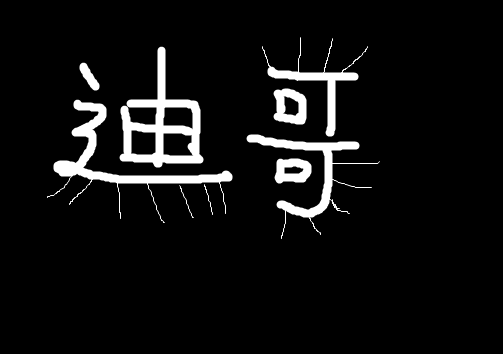
#> input picture media/dige.png, 503 x 354 px
$ python '开运算和闭运算.py'
#> lines starting #> are read from the running program, lines starting #| are printed output that depends on the picture
import cv2
import numpy as np


img = cv2.imread("../media/dige.png")
#> img is the input picture: shape (354, 503, 3); min 0, max 255, mean 15.9
kernel = np.ones((3, 3), np.uint8)

# 开运算cv2.MORPH_OPEN：先腐蚀，在膨胀。可消除噪音
opening = cv2.morphologyEx(img, cv2.MORPH_OPEN, kernel)
cv2.imshow('opening', opening)

# 闭运算cv2.MORPH_CLOSE：先膨胀，再腐蚀。消除前景对象内的小孔或对象上的小黑点
close = cv2.morphologyEx(img, cv2.MORPH_CLOSE, kernel)
cv2.imshow("close", close)
cv2.waitKey(0)
cv2.destroyAllWindows()

zao = cv2.imread("../media/zaoyin.png")
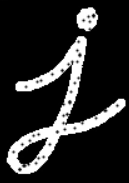
#> input picture media/zaoyin.PNG, 129 x 183 px, found by its file name
#> zao is the input picture: shape (183, 129, 3); mean B, G, R 40.9, 40.9, 40.9
kernel = np.ones((5, 5), np.uint8)
noise = cv2.morphologyEx(zao, cv2.MORPH_CLOSE, kernel)
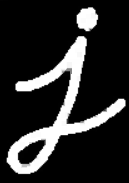
#> noise: shape (183, 129, 3); mean B, G, R 43.7, 43.7, 43.7
cv2.imshow("zao", zao)
cv2.imshow("noise", noise)
cv2.waitKey(0)
cv2.destroyAllWindows()
